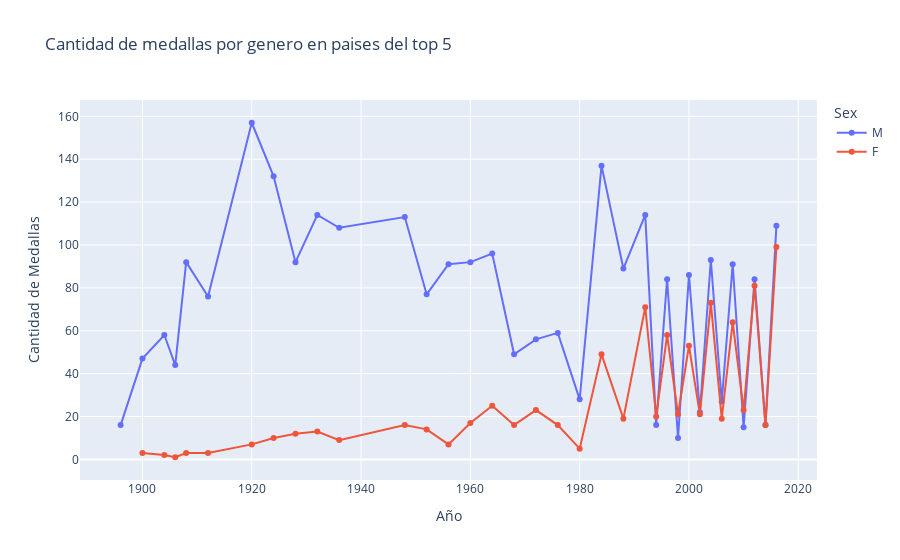

The notebook cell saved with this chart:
### Markdown cell above
El grafico de medallas ganadas por cada género es congruente con la participación que han tenido en los juegos olimpicos (grafico2)
En los últimos años, se ha disminuido la diferencia de participación y medallas ganadas por ambos generos.

### Code cell
df_medallas_gen = medallas_genero.sort_values(by='Year')
px.line(df_medallas_gen, x='Year', y='Count',color='Sex',line_group='Sex', 
markers=True,
title='Cantidad de medallas por genero en paises del top 5',
labels={'Count': 'Cantidad de Medallas', 'Year': 'Año'})

### Figure 1 — Plotly figure (JSON) as saved in the notebook; plotly's stock layout.template omitted (floating-point values rounded to 4 significant figures)
{"data": [{"hovertemplate": "Sex=M<br>Año=%{x}<br>Cantidad de Medallas=%{y}<extra></extra>", "legendgroup": "M", "line": {"color": "#636efa", "dash": "solid"}, "marker": {"symbol": "circle"}, "mode": "lines+markers", "name": "M", "orientation": "v", "showlegend": true, "type": "scatter", "x": [1896, 1900, 1904, 1906, 1908, 1912, 1920, 1924, 1928, 1932, 1936, 1948, 1952, 1956, 1960, 1964, 1968, 1972, 1976, 1980, 1984, 1988, 1992, 1994, 1996, 1998, 2000, 2002, 2004, 2006, 2008, 2010, 2012, 2014, 2016], "xaxis": "x", "y": [16, 47, 58, 44, 92, 76, 157, 132, 92, 114, 108, 113, 77, 91, 92, 96, 49, 56, 59, 28, 137, 89, 114, 16, 84, 10, 86, 22, 93, 27, 91, 15, 84, 16, 109], "yaxis": "y"}, {"hovertemplate": "Sex=F<br>Año=%{x}<br>Cantidad de Medallas=%{y}<extra></extra>", "legendgroup": "F", "line": {"color": "#EF553B", "dash": "solid"}, "marker": {"symbol": "circle"}, "mode": "lines+markers", "name": "F", "orientation": "v", "showlegend": true, "type": "scatter", "x": [1900, 1904, 1906, 1908, 1912, 1920, 1924, 1928, 1932, 1936, 1948, 1952, 1956, 1960, 1964, 1968, 1972, 1976, 1980, 1984, 1988, 1992, 1994, 1996, 1998, 2000, 2002, 2004, 2006, 2008, 2010, 2012, 2014, 2016], "xaxis": "x", "y": [3, 2, 1, 3, 3, 7, 10, 12, 13, 9, 16, 14, 7, 17, 25, 16, 23, 16, 5, 49, 19, 71, 20, 58, 21, 53, 21, 73, 19, 64, 23, 81, 16, 99], "yaxis": "y"}], "layout": {"legend": {"title": {"text": "Sex"}, "tracegroupgap": 0}, "title": {"text": "Cantidad de medallas por genero en paises del top 5"}, "xaxis": {"anchor": "y", "domain": [0, 1], "title": {"text": "Año"}}, "yaxis": {"anchor": "x", "domain": [0, 1], "title": {"text": "Cantidad de Medallas"}}}}
